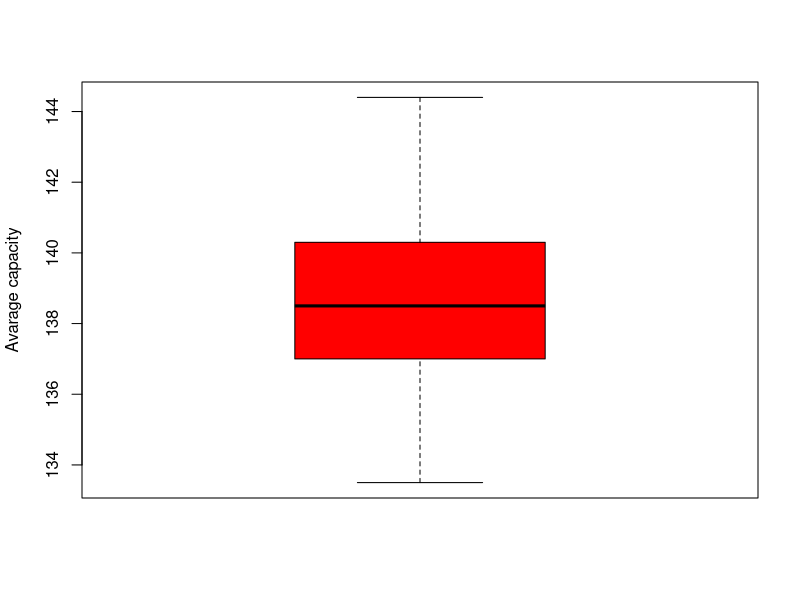
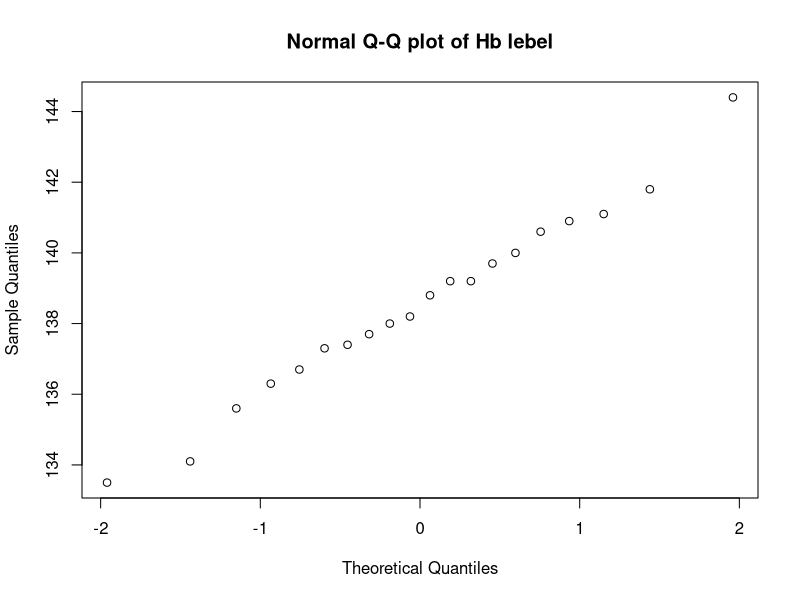

Write the R code that produced these figures, in order.
#Ho: mue equal 140
# and H1: mue not equal 140 
data<-c(137.4,140,138.8,139.2,144.4,139.2,141.8,137.3,133.5,138.2,141.1,139.7,136.7,136.3,135.6,138,140.9,140.6,137.7,134.1) 
n<-length(data) 
n 
x_ber<- mean(data) 
x_ber 
sample_sd<- sd(data) 
sample_sd 
mue<- 140 
t_tab<- qt(0.05, n-1) 
t_tab 
t_cal<- ((x_ber-mue)/(sample_sd/sqrt(n))) 
t_cal 
#Comments: since t_cal<t_tab, so Ho is rejected. 
#Using p-value######## 
p_value<- pt(t_cal, n-1) 
p_value 
#Comments: since p_value=0.01077929<0.05, so Ho is rejected. 
###Using function##### 
t.test(data, mu=140, conf.level=0.99, alternative="less") 
boxplot(data,ylab="Avarage capacity", col="red") 
qqnorm(data, main="Normal Q-Q plot of Hb lebel") 
